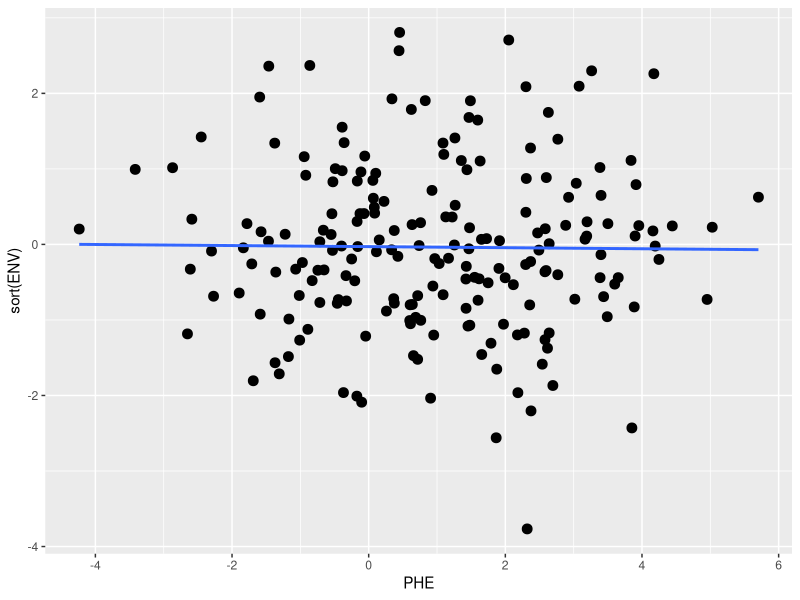
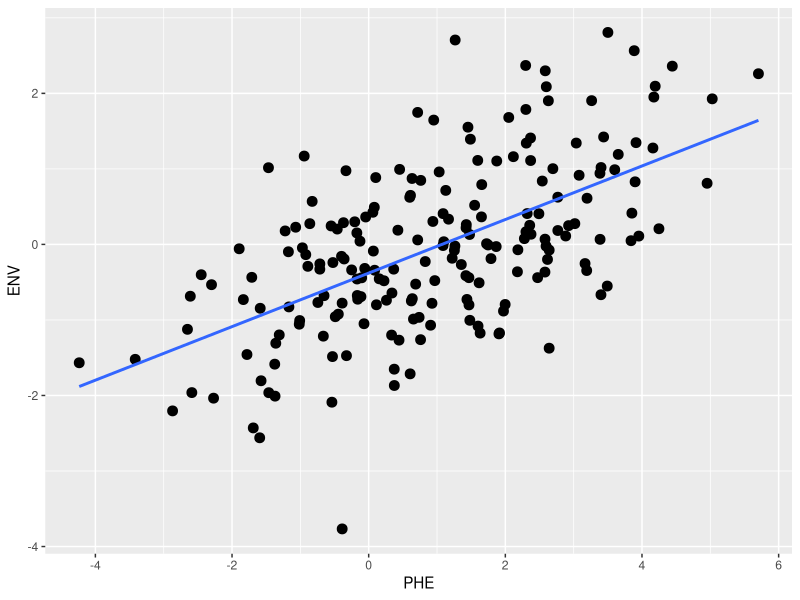
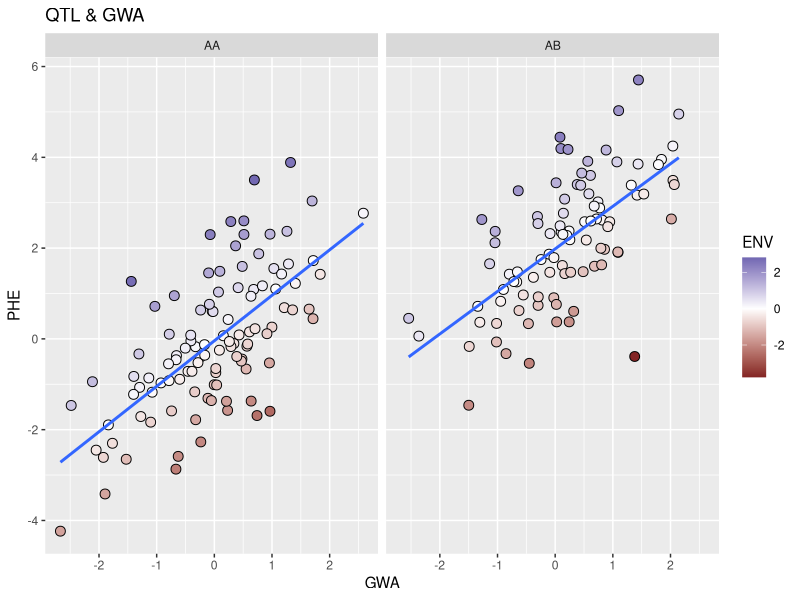
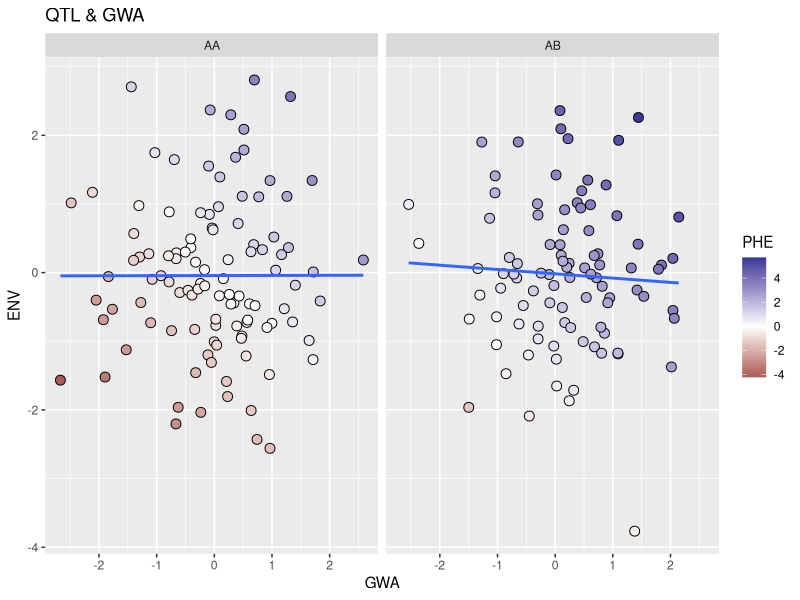
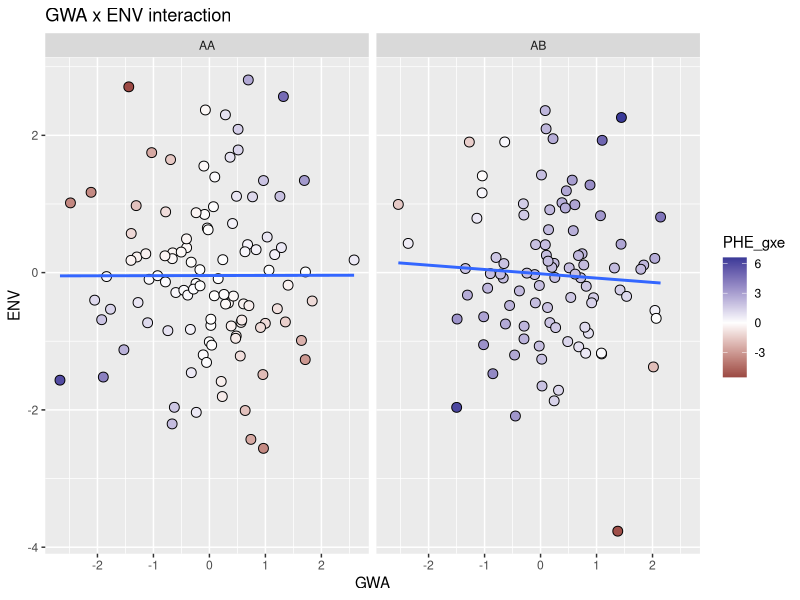
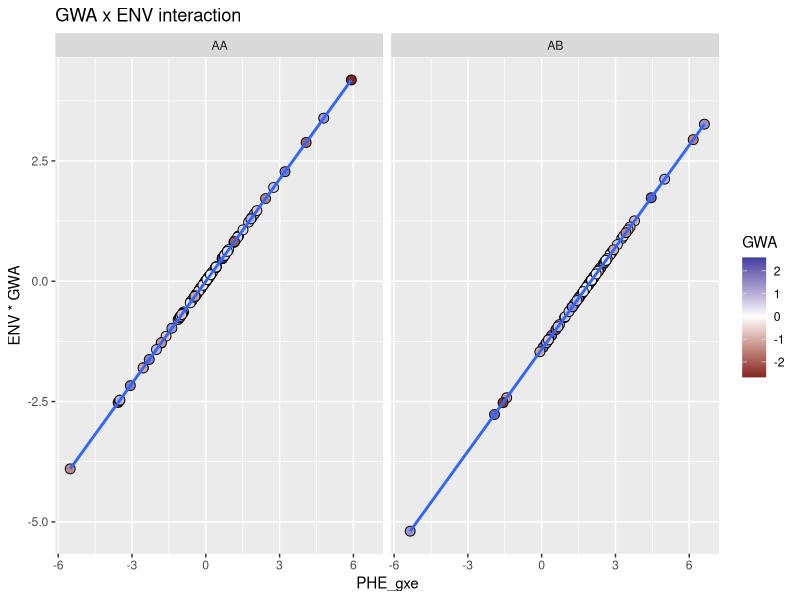
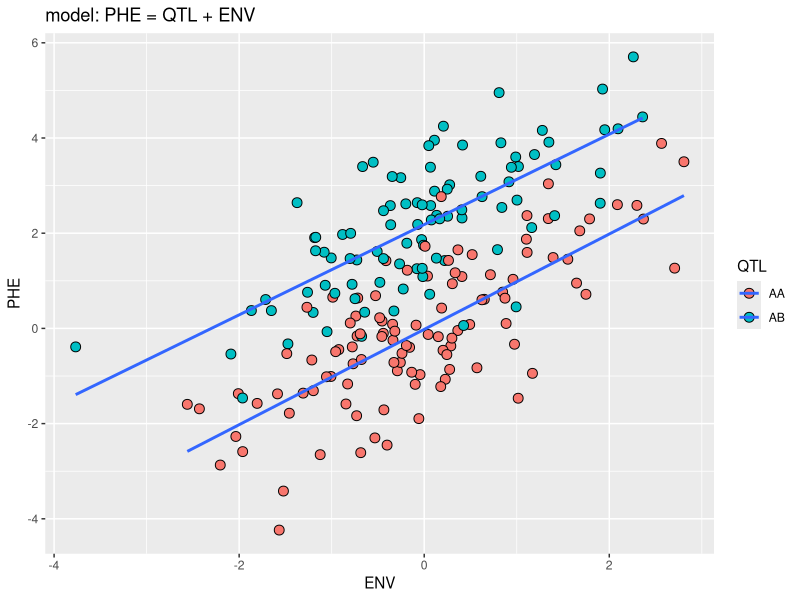
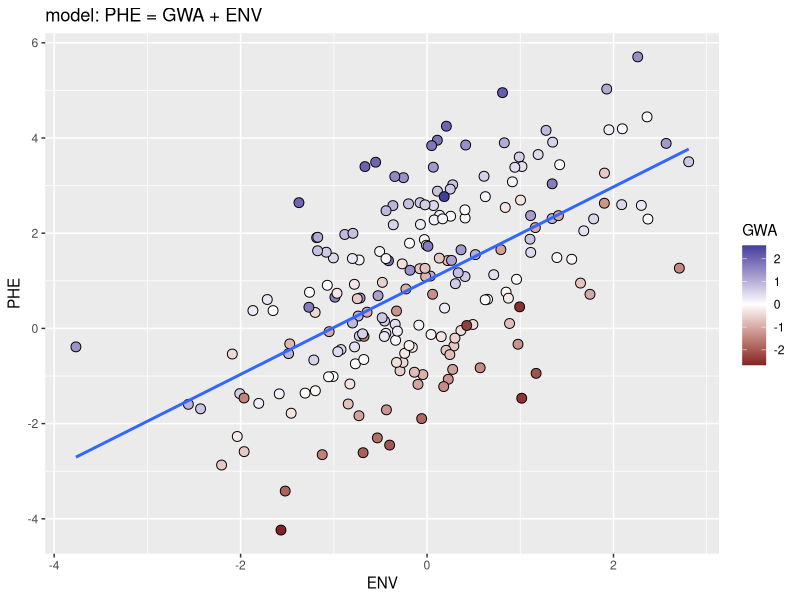

The R source for these figures, in order:
## ---- chunk 1
knitr::opts_chunk$set(echo = TRUE)
## ---- chunk 2
library(ggplot2)
library(dplyr)
## ---- chunk 3
n <- 200
sd <- 0
ENV <- rnorm(n)
QTL_num <- round(runif(n))
GWA <- rnorm(n)
err <- sd * rnorm(n)
d <- data.frame(ENV,QTL_num,GWA,err)
d$PHE <- d$ENV + 2 * d$QTL_num + d$GWA + d$err
d$PHE_qxe <- 2 * d$ENV * d$QTL_num + d$GWA + d$err
d$PHE_gxe <- sqrt(2) * d$ENV * d$GWA + 2 * d$QTL_num + d$err
## ---- chunk 4
d <- mutate(d, QTL = c("AA","AB")[1 + round(QTL_num)])
## ---- chunk 5
ggplot(d, aes(PHE,sort(ENV))) +
  geom_point(size=3) +
  geom_smooth(method="lm",se=FALSE)
## ---- chunk 6
ggplot(d, aes(PHE,ENV)) +
  geom_point(size=3) +
  geom_smooth(method="lm",se=FALSE)
## ---- chunk 7
jpeg("../../Figs/phe_qtl.jpg", width=600, height=400)
ggplot(d, aes(ENV,PHE, fill=QTL)) +
  geom_point(size=3, shape=21) +
  geom_smooth(method="lm",se=FALSE) +
  ggtitle("model: PHE = QTL + ENV")
dev.off()
## ---- chunk 8
jpeg("../../Figs/phe_gwa.jpg", width=600, height=400)
ggplot(d, aes(ENV,PHE, fill=GWA)) +
  geom_point(size=3, shape=21) +
  geom_smooth(method="lm",se=FALSE) +
  scale_fill_gradient2() +
  ggtitle("model: PHE = GWA + ENV")
dev.off()
## ---- chunk 9
jpeg("../../Figs/phe_qtl_gwa.jpg", width=600, height=400)
ggplot(d, aes(ENV,PHE, fill=GWA)) +
  geom_point(size=3,shape=21) +
  geom_smooth(method="lm",se=FALSE) +
  facet_wrap(~QTL)+
  scale_fill_gradient2() +
  ggtitle("model: PHE = QTL + GWA + ENV")
dev.off()
## ---- chunk 10
ggplot(d, aes(GWA,PHE, fill=ENV)) +
  geom_point(size=3, shape=21) +
  geom_smooth(method="lm",se=FALSE) +
  facet_wrap(~QTL)+
  scale_fill_gradient2() +
  ggtitle("QTL & GWA")
## ---- chunk 11
ggplot(d, aes(GWA,ENV, fill=PHE)) +
  geom_point(size=3, shape=21) +
  geom_smooth(method="lm",se=FALSE) +
  facet_wrap(~QTL)+
  scale_fill_gradient2() +
  ggtitle("QTL & GWA")
## ---- chunk 12
jpeg("../../Figs/phe_qxe.jpg", width=600, height=400)
ggplot(d, aes(ENV,PHE_qxe, fill=GWA)) +
  geom_point(size=3,shape=21) +
  geom_smooth(method="lm",se=FALSE) +
  facet_wrap(~QTL)+
  scale_fill_gradient2() +
  ggtitle("QTL x ENV interaction")
dev.off()
## ---- chunk 13
jpeg("../../Figs/phe_gxe.jpg", width=600, height=400)
ggplot(d, aes(ENV,PHE_gxe, fill=GWA)) +
  geom_point(size=3,shape=21) +
  geom_smooth(method="lm",se=FALSE) +
  facet_wrap(~QTL)+
  scale_fill_gradient2() +
  ggtitle("GWA x ENV interaction")
dev.off()
## ---- chunk 14
ggplot(d, aes(GWA, ENV, fill=PHE_gxe)) +
  geom_point(size=3, shape=21) +
  geom_smooth(method="lm",se=FALSE) +
  facet_wrap(~QTL)+
  scale_fill_gradient2() +
  ggtitle("GWA x ENV interaction")
## ---- chunk 15
ggplot(d, aes(PHE_gxe,ENV*GWA, fill=GWA)) +
  geom_point(size=3,shape=21) +
  geom_smooth(method="lm",se=FALSE) +
  facet_wrap(~QTL)+
  scale_fill_gradient2() +
  ggtitle("GWA x ENV interaction")
